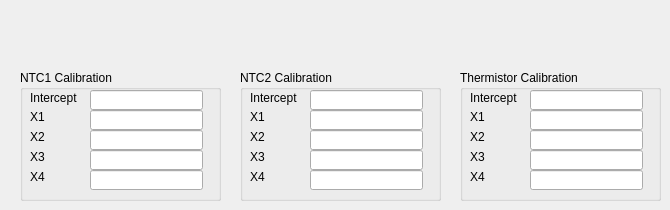
   <widget class="QWidget" name="TemperatureTab">
    <attribute name="title">
     <string>Temperature Sensors</string>
    </attribute>
    <widget class="QGroupBox" name="groupBox_17">
     <property name="geometry">
      <rect>
       <x>20</x>
       <y>70</y>
       <width>201</width>
       <height>131</height>
      </rect>
     </property>
     <property name="title">
      <string>NTC1 Calibration</string>
     </property>
     <widget class="QLineEdit" name="NTC1X0Edt">
      <property name="geometry">
       <rect>
        <x>70</x>
        <y>20</y>
        <width>113</width>
        <height>20</height>
       </rect>
      </property>
     </widget>
     <widget class="QLineEdit" name="NTC1X1Edt">
      <property name="geometry">
       <rect>
        <x>70</x>
        <y>40</y>
        <width>113</width>
        <height>20</height>
       </rect>
      </property>
     </widget>
     <widget class="QLineEdit" name="NTC1X3Edt">
      <property name="geometry">
       <rect>
        <x>70</x>
        <y>80</y>
        <width>113</width>
        <height>20</height>
       </rect>
      </property>
     </widget>
     <widget class="QLineEdit" name="NTC1X4Edt">
      <property name="geometry">
       <rect>
        <x>70</x>
        <y>100</y>
        <width>113</width>
        <height>20</height>
       </rect>
      </property>
     </widget>
     <widget class="QLineEdit" name="NTC1X2Edt">
      <property name="geometry">
       <rect>
        <x>70</x>
        <y>60</y>
        <width>113</width>
        <height>20</height>
       </rect>
      </property>
     </widget>
     <widget class="QLabel" name="label_63">
      <property name="geometry">
       <rect>
        <x>10</x>
        <y>20</y>
        <width>61</width>
        <height>16</height>
       </rect>
      </property>
      <property name="text">
       <string>Intercept</string>
      </property>
     </widget>
     <widget class="QLabel" name="label_64">
      <property name="geometry">
       <rect>
        <x>10</x>
        <y>40</y>
        <width>46</width>
        <height>14</height>
       </rect>
      </property>
      <property name="text">
       <string>X1</string>
      </property>
     </widget>
     <widget class="QLabel" name="label_65">
      <property name="geometry">
       <rect>
        <x>10</x>
        <y>60</y>
        <width>46</width>
        <height>14</height>
       </rect>
      </property>
      <property name="text">
       <string>X2</string>
      </property>
     </widget>
     <widget class="QLabel" name="label_66">
      <property name="geometry">
       <rect>
        <x>10</x>
        <y>80</y>
        <width>46</width>
        <height>14</height>
       </rect>
      </property>
      <property name="text">
       <string>X3</string>
      </property>
     </widget>
     <widget class="QLabel" name="label_67">
      <property name="geometry">
       <rect>
        <x>10</x>
        <y>100</y>
        <width>46</width>
        <height>14</height>
       </rect>
      </property>
      <property name="text">
       <string>X4</string>
      </property>
     </widget>
    </widget>
    <widget class="QGroupBox" name="groupBox_20">
     <property name="geometry">
      <rect>
       <x>240</x>
       <y>70</y>
       <width>201</width>
       <height>131</height>
      </rect>
     </property>
     <property name="title">
      <string>NTC2 Calibration</string>
     </property>
     <widget class="QLineEdit" name="NTC2X0Edt">
      <property name="geometry">
       <rect>
        <x>70</x>
        <y>20</y>
        <width>113</width>
        <height>20</height>
       </rect>
      </property>
     </widget>
     <widget class="QLineEdit" name="NTC2X1Edt">
      <property name="geometry">
       <rect>
        <x>70</x>
        <y>40</y>
        <width>113</width>
        <height>20</height>
       </rect>
      </property>
     </widget>
     <widget class="QLineEdit" name="NTC2X3Edt">
      <property name="geometry">
       <rect>
        <x>70</x>
        <y>80</y>
        <width>113</width>
        <height>20</height>
       </rect>
      </property>
     </widget>
     <widget class="QLineEdit" name="NTC2X4Edt">
      <property name="geometry">
       <rect>
        <x>70</x>
        <y>100</y>
        <width>113</width>
        <height>20</height>
       </rect>
      </property>
     </widget>
     <widget class="QLineEdit" name="NTC2X2Edt">
      <property name="geometry">
       <rect>
        <x>70</x>
        <y>60</y>
        <width>113</width>
        <height>20</height>
       </rect>
      </property>
     </widget>
     <widget class="QLabel" name="label_78">
      <property name="geometry">
       <rect>
        <x>10</x>
        <y>20</y>
        <width>61</width>
        <height>16</height>
       </rect>
      </property>
      <property name="text">
       <string>Intercept</string>
      </property>
     </widget>
     <widget class="QLabel" name="label_79">
      <property name="geometry">
       <rect>
        <x>10</x>
        <y>40</y>
        <width>46</width>
        <height>14</height>
       </rect>
      </property>
      <property name="text">
       <string>X1</string>
      </property>
     </widget>
     <widget class="QLabel" name="label_80">
      <property name="geometry">
       <rect>
        <x>10</x>
        <y>60</y>
        <width>46</width>
        <height>14</height>
       </rect>
      </property>
      <property name="text">
       <string>X2</string>
      </property>
     </widget>
     <widget class="QLabel" name="label_81">
      <property name="geometry">
       <rect>
        <x>10</x>
        <y>80</y>
        <width>46</width>
        <height>14</height>
       </rect>
      </property>
      <property name="text">
       <string>X3</string>
      </property>
     </widget>
     <widget class="QLabel" name="label_82">
      <property name="geometry">
       <rect>
        <x>10</x>
        <y>100</y>
        <width>46</width>
        <height>14</height>
       </rect>
      </property>
      <property name="text">
       <string>X4</string>
      </property>
     </widget>
    </widget>
    <widget class="QGroupBox" name="groupBox_23">
     <property name="geometry">
      <rect>
       <x>460</x>
       <y>70</y>
       <width>201</width>
       <height>131</height>
      </rect>
     </property>
     <property name="title">
      <string>Thermistor Calibration</string>
     </property>
     <widget class="QLineEdit" name="ThermistorX0Edt">
      <property name="geometry">
       <rect>
        <x>70</x>
        <y>20</y>
        <width>113</width>
        <height>20</height>
       </rect>
      </property>
     </widget>
     <widget class="QLineEdit" name="ThermistorX1Edt">
      <property name="geometry">
       <rect>
        <x>70</x>
        <y>40</y>
        <width>113</width>
        <height>20</height>
       </rect>
      </property>
     </widget>
     <widget class="QLineEdit" name="ThermistorX3Edt">
      <property name="geometry">
       <rect>
        <x>70</x>
        <y>80</y>
        <width>113</width>
        <height>20</height>
       </rect>
      </property>
     </widget>
     <widget class="QLineEdit" name="ThermistorX4Edt">
      <property name="geometry">
       <rect>
        <x>70</x>
        <y>100</y>
        <width>113</width>
        <height>20</height>
       </rect>
      </property>
     </widget>
     <widget class="QLineEdit" name="ThermistorX2Edt">
      <property name="geometry">
       <rect>
        <x>70</x>
        <y>60</y>
        <width>113</width>
        <height>20</height>
       </rect>
      </property>
     </widget>
     <widget class="QLabel" name="label_93">
      <property name="geometry">
       <rect>
        <x>10</x>
        <y>20</y>
        <width>61</width>
        <height>16</height>
       </rect>
      </property>
      <property name="text">
       <string>Intercept</string>
      </property>
     </widget>
     <widget class="QLabel" name="label_94">
      <property name="geometry">
       <rect>
        <x>10</x>
        <y>40</y>
        <width>46</width>
        <height>14</height>
       </rect>
      </property>
      <property name="text">
       <string>X1</string>
      </property>
     </widget>
     <widget class="QLabel" name="label_95">
      <property name="geometry">
       <rect>
        <x>10</x>
        <y>60</y>
        <width>46</width>
        <height>14</height>
       </rect>
      </property>
      <property name="text">
       <string>X2</string>
      </property>
     </widget>
     <widget class="QLabel" name="label_96">
      <property name="geometry">
       <rect>
        <x>10</x>
        <y>80</y>
        <width>46</width>
        <height>14</height>
       </rect>
      </property>
      <property name="text">
       <string>X3</string>
      </property>
     </widget>
     <widget class="QLabel" name="label_97">
      <property name="geometry">
       <rect>
        <x>10</x>
        <y>100</y>
        <width>46</width>
        <height>14</height>
       </rect>
      </property>
      <property name="text">
       <string>X4</string>
      </property>
     </widget>
    </widget>
   </widget>
